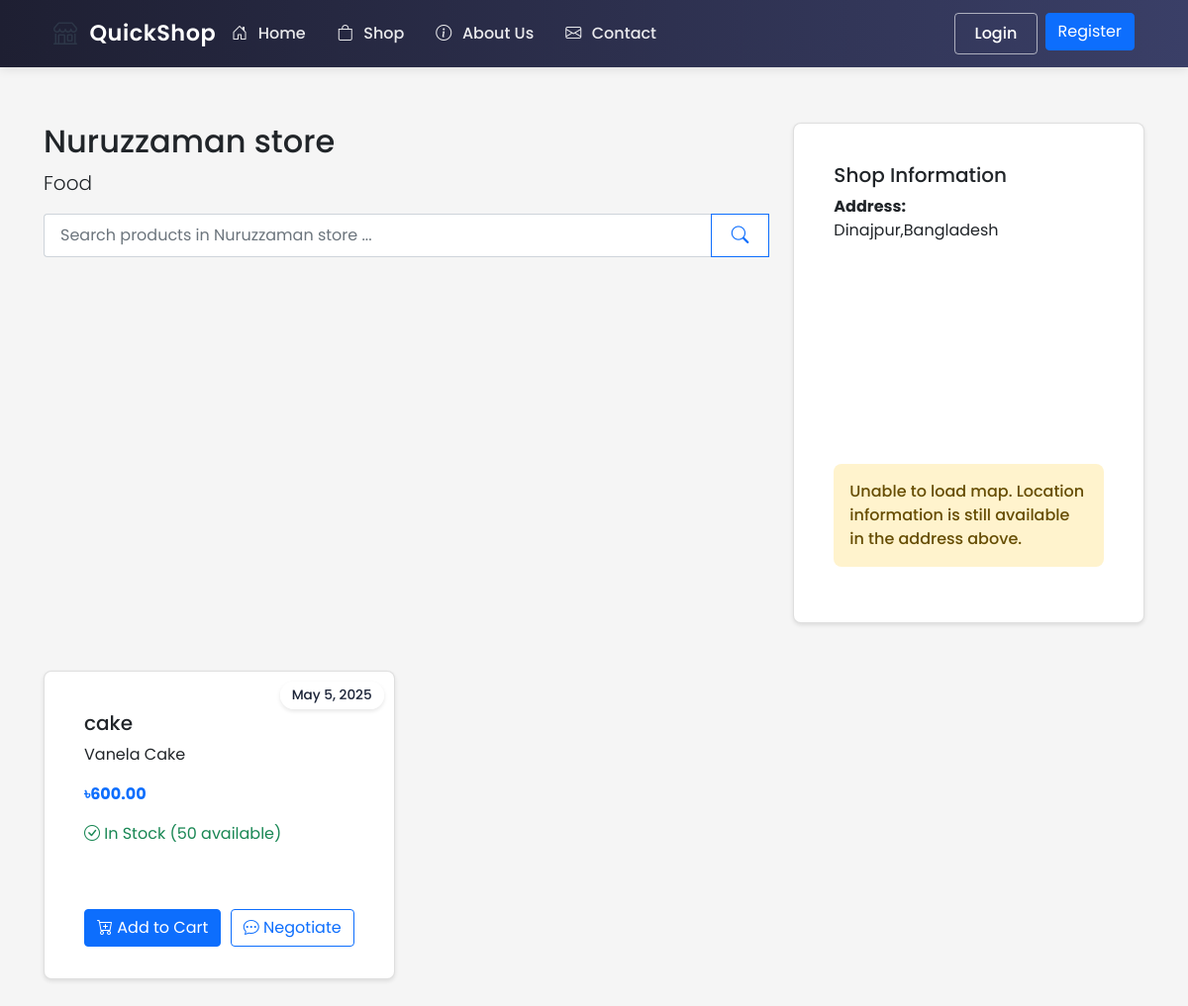
/shop/1, run on an earlier commit of the app's database.
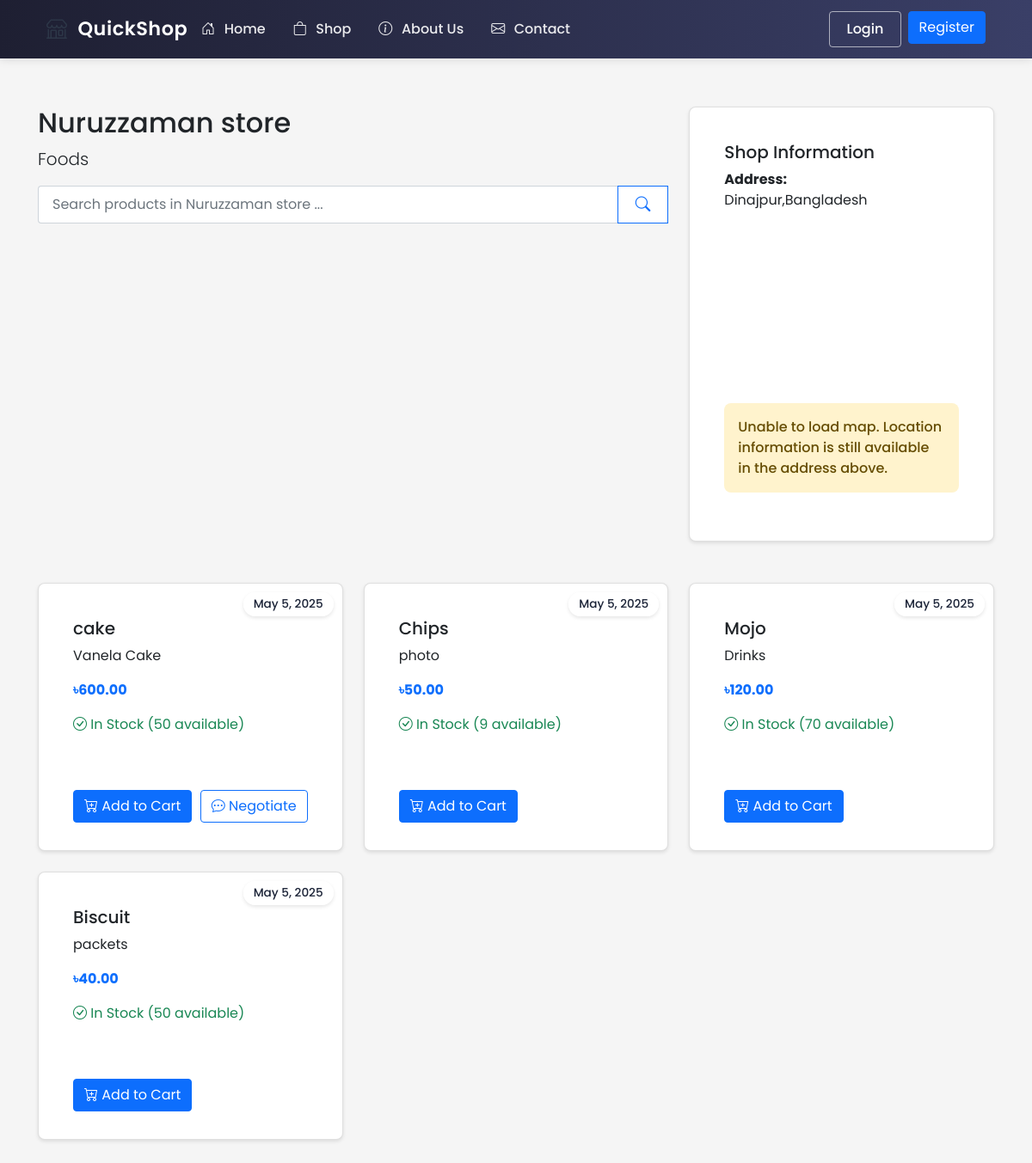
And on a later commit of the database.
### ecommerce/models/shop.py (models this page shows, shortened)
class Shop(db.Model):
    id = db.Column(db.Integer, primary_key=True)
    name = db.Column(db.String(100), nullable=False)
    description = db.Column(db.Text)
    owner_id = db.Column(db.Integer, db.ForeignKey('user.id'), nullable=False)
    location_lat = db.Column(db.Float, nullable=False)
    location_lng = db.Column(db.Float, nullable=False)
    address = db.Column(db.String(200), nullable=False)
    created_at = db.Column(db.DateTime, default=datetime.utcnow)
    is_active = db.Column(db.Boolean, default=True)
    products = db.relationship('Product', backref='shop', lazy=True)
    orders = db.relationship('Order', backref='shop', lazy=True)

class Product(db.Model):
    id = db.Column(db.Integer, primary_key=True)
    name = db.Column(db.String(100), nullable=False)
    description = db.Column(db.Text)
    price = db.Column(db.Float, nullable=False)
    stock = db.Column(db.Integer, nullable=False, default=0)
    shop_id = db.Column(db.Integer, db.ForeignKey('shop.id'), nullable=False)
    image_url = db.Column(db.String(255))
    category = db.Column(db.String(50))  # Add category field
    created_at = db.Column(db.DateTime, default=datetime.utcnow)
    min_price = db.Column(db.Float)  # Minimum acceptable price
    max_discount_percentage = db.Column(db.Float, default=20.0)  # Maximum allowed discount
    continue_iteration = db.Column(db.Boolean, default=False)  # Whether to continue negotiation after max discount
    def is_negotiable(self):
        return self.min_price is not None and self.min_price < self.price

### ecommerce/routes/shop.py (the view)
@shop_bp.route('/<int:shop_id>')
def view(shop_id):
    shop = Shop.query.get_or_404(shop_id)
    return render_template('shop/view.html', shop=shop)

### ecommerce/templates/shop/view.html (shortened to what this page needs)
{% extends "base.html" %}
{% block content %}
<div class="container mt-4">
    <div class="row mb-4">
        <div class="col-md-8">
            <h2>{{ shop.name }}</h2>
            <p class="lead">{{ shop.description }}</p>
            <form class="search-form mb-4" action="{{ url_for('main.search') }}" method="GET">
                <div class="input-group">
                    <input class="form-control search-input" type="search" name="q"
                           placeholder="Search products in {{ shop.name }}..."
                           value="{{ request.args.get('q', '') }}"
                           aria-label="Search" autocomplete="off">
                    <button class="btn btn-outline-primary" type="submit">
                        <i class="bi bi-search"></i>
                    </button>
                </div>
            </form>
        </div>
        <div class="col-md-4">
            <div class="card">
                <div class="card-body">
                    <h5 class="card-title">Shop Information</h5>
                    <p><strong>Address:</strong><br>
                    {{ shop.address }}</p>
                    <div id="map" style="height: 200px;"></div>
                    <div id="mapError" class="alert alert-warning mt-2" style="display: none;">
                        Unable to load map. Location information is still available in the address above.
                    </div>
                </div>
            </div>
        </div>
    </div>
    <div class="row">
        {% for product in shop.products %}
            <div class="col-md-4 mb-4">
                <div class="card h-100 product-card">
                    <span class="date-badge">May 5, 2025</span>
                    <div class="card-body">
                        <h5 class="card-title">{{ product.name }}</h5>
                        <p class="card-text">{{ product.description[:100] }}{% if product.description|length > 100 %}...{% endif %}</p>
                        <p class="card-text">
                            <strong class="text-primary">৳{{ "%.2f"|format(product.price) }}</strong>
                        </p>
                        {% if product.stock > 0 %}
                            <p class="text-success">
                                <i class="bi bi-check-circle"></i> In Stock ({{ product.stock }} available)
                            </p>
                        {% else %}
                            <p class="text-danger">
                                <i class="bi bi-x-circle"></i> Out of Stock
                            </p>
                        {% endif %}
                    </div>
                    <div class="card-footer bg-transparent border-top-0 d-flex justify-content-between">
                        {% if product.stock > 0 %}
                            <button class="btn btn-primary add-to-cart"
                                    data-product-id="{{ product.id }}"
                                    data-product-name="{{ product.name }}">
                                <i class="bi bi-cart-plus"></i> Add to Cart
                            </button>
                            {% if product.is_negotiable() %}
                                <button class="btn btn-outline-primary negotiate-price"
                                        data-product-id="{{ product.id }}"
                                        data-product-name="{{ product.name }}"
                                        data-price="{{ product.price }}">
                                    <i class="bi bi-chat-dots"></i> Negotiate
                                </button>
                            {% endif %}
                        {% else %}
                            <button class="btn btn-secondary" disabled>Out of Stock</button>
                        {% endif %}
                    </div>
                </div>
            </div>
        {% else %}
            <div class="col-12">
                <div class="alert alert-info">
                    No products available in this shop yet.
                </div>
            </div>
        {% endfor %}
    </div>
</div>
{% endblock %}

What changed in the data, as far as the page shows it:
changed Shop "Nuruzzaman store": description "Food" → "Foods"
added Product: name "Chips", description "photo", price "50.00", stock "9"
added Product: name "Mojo", description "Drinks", price "120.00", stock "70"
added Product: name "Biscuit", description "packets", price "40.00", stock "50"
